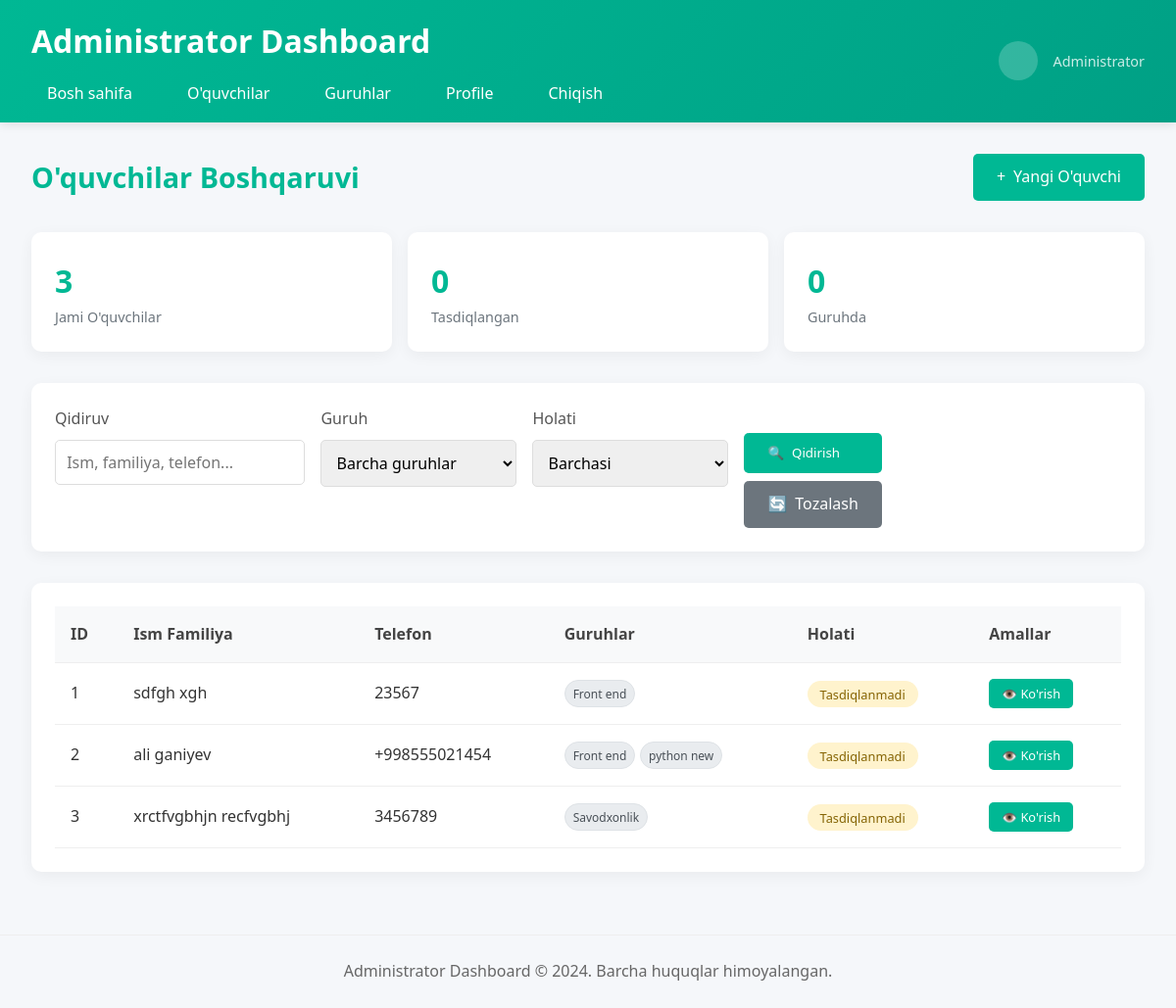
The page /administrator/admin/oquvchilar/ on the database as committed earlier.
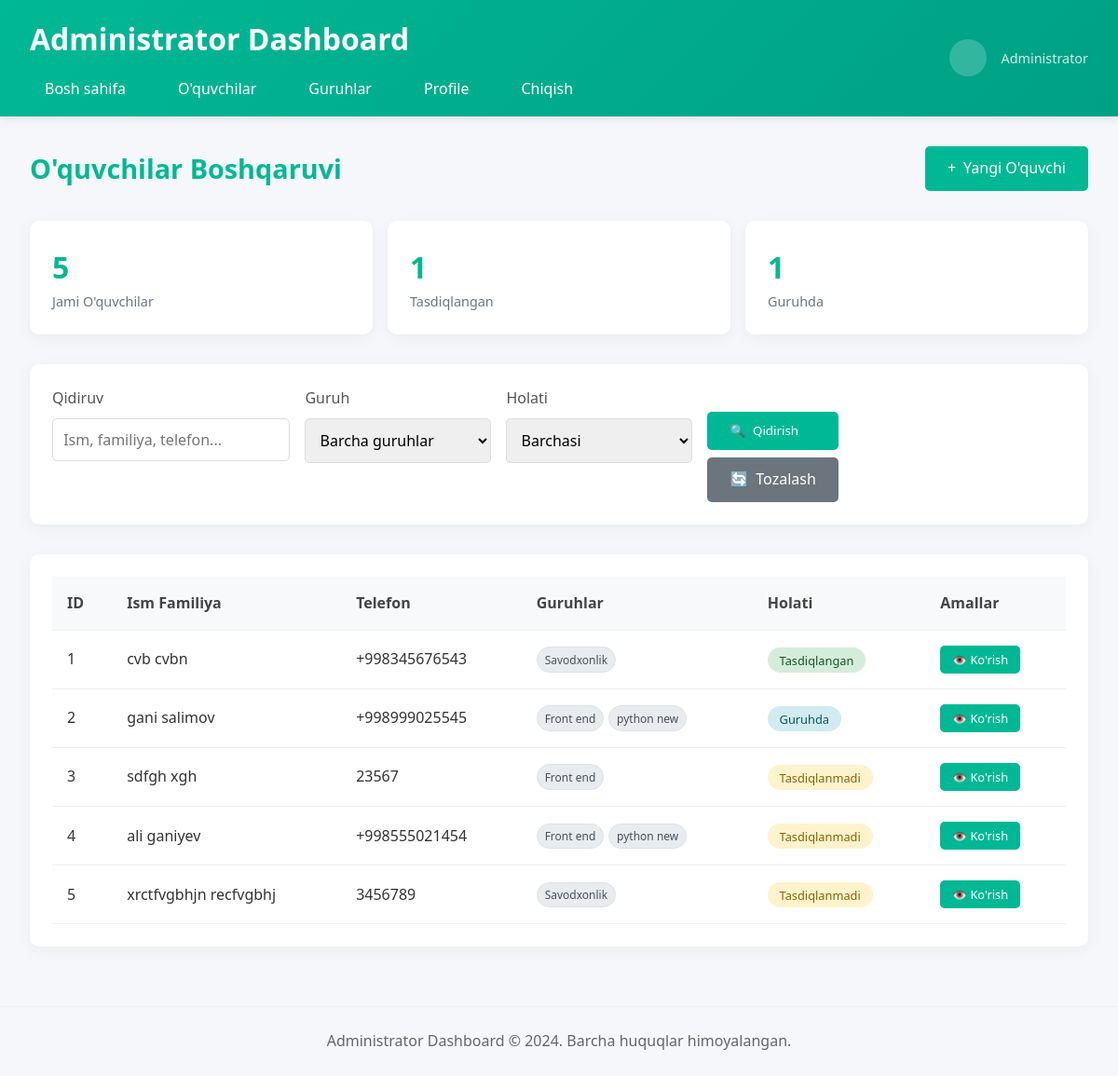
The same page on the database as committed later.
### students/models.py (models this page shows, shortened)
class Students(models.Model):
    class Status(models.TextChoices):
        APPROVED = "approved", "Tasdiqlangan"
        NOT_CONFIRMED = "not_confirmed", "Tasdiqlanmadi"
        GROUP = "group", "Grupada"
    uuid = models.UUIDField(primary_key=True, default=uuid.uuid4, editable=False)
    username = models.CharField(max_length=100)
    password = models.CharField(max_length=128)  # Hash uchun
    phone_number = models.CharField(max_length=50)
    first_name = models.CharField(max_length=100)
    last_name = models.CharField(max_length=100)
    status = models.CharField(
        max_length=30,
        choices=Status.choices,
        default=Status.NOT_CONFIRMED,
    )
    about_student = models.TextField(blank=True,default="")
    role = models.CharField(max_length=50, default="student")
    admistrator = models.CharField(max_length=100)
    created_ad = models.DateTimeField(default=timezone.now)
    groups = models.ManyToManyField(Groups, related_name="students", blank=True)

### groups/models.py (models this page shows)
class Groups(models.Model):
    class Status(models.TextChoices):
        ACTIVE = "active", "Faol"
        INACTIVE = "inactive", "Tugagan"
    title = models.CharField(max_length=50)
    teacher = models.ForeignKey(Teachers,on_delete=models.DO_NOTHING)
    group_price = models.IntegerField(default=0)
    status = models.CharField(
        max_length=30,
        choices=Status.choices,
        default=Status.ACTIVE,
    )
    hwo_created = models.CharField(max_length=100,default='admin')
    group_time = models.CharField(default="Dushanba,Chorshanba,Juma 14:00-16:00")
    created_at = models.DateTimeField(default=timezone.now)

### admistrators/views.py (the view, shortened to what this page needs)
# urls.py: path('admin/oquvchilar/', views.admin_oquvchilar, name='admin_oquvchilar'),
def admin_oquvchilar(request):
    students = Students.objects.all().order_by('-created_ad')
    groups = Groups.objects.all()
    search_query = request.GET.get('search', '')
    group_filter = request.GET.get('group', '')
    status_filter = request.GET.get('status', '')
    if group_filter:
        students = students.filter(groups__id=group_filter)
    if status_filter:
        students = students.filter(status=status_filter)
    total_students = students.count()
    approved_students = students.filter(status='approved').count()
    group_students = students.filter(status='group').count()
    context = {
        'students': students,
        'groups': groups,
        'search_query': search_query,
        'group_filter': group_filter,
        'status_filter': status_filter,
        'total_students': total_students,
        'approved_students': approved_students,
        'group_students': group_students,
    }
    return render(request, 'administrator/oquvchilar.html', context)

### templates/administrator/oquvchilar.html (shortened to what this page needs)
{% extends 'administrator/base.html' %}
{% load static %}
{% block content %}
<div class="page-header">
    <h2 class="page-title">O'quvchilar Boshqaruvi</h2>
    <a href="{% url 'student_create' %}" class="btn">
        <span>+</span> Yangi O'quvchi
    </a>
</div>
<div class="stats-container">
    <div class="stat-card">
        <div class="stat-number">{{ total_students }}</div>
        <div class="stat-label">Jami O'quvchilar</div>
    </div>
    <div class="stat-card">
        <div class="stat-number">{{ approved_students }}</div>
        <div class="stat-label">Tasdiqlangan</div>
    </div>
    <div class="stat-card">
        <div class="stat-number">{{ group_students }}</div>
        <div class="stat-label">Guruhda</div>
    </div>
</div>
<form method="GET" action="{% url 'admin_oquvchilar' %}">
    <div class="filters">
        <div class="filter-group">
            <label for="search">Qidiruv</label>
            <input type="text"
                   id="search"
                   name="search"
                   class="form-control"
                   placeholder="Ism, familiya, telefon..."
                   value="{{ search_query }}">
        </div>
        <div class="filter-group">
            <label for="group">Guruh</label>
            <select id="group" name="group" class="form-control">
                <option value="">Barcha guruhlar</option>
            </select>
        </div>
        <div class="filter-group">
            <label for="status">Holati</label>
            <select id="status" name="status" class="form-control">
                <option value="">Barchasi</option>
            </select>
        </div>
        <div class="filter-group" style="justify-content: flex-end;">
            <button type="submit" class="btn" style="margin-top: 1.7rem;">
                <span>🔍</span> Qidirish
            </button>
            <a href="{% url 'admin_oquvchilar' %}" class="btn btn-secondary" style="margin-top: 0.5rem;">
                <span>🔄</span> Tozalash
            </a>
        </div>
    </div>
</form>
<div class="table-container">
    <table>
        <thead>
            <tr>
                <th>ID</th>
                <th>Ism Familiya</th>
                <th>Telefon</th>
                <th>Guruhlar</th>
                <th>Holati</th>
                <th>Amallar</th>
            </tr>
        </thead>
        <tbody>
            {% for student in students %}
                <tr>
                    <td>{{ forloop.counter }}</td>
                    <td>{{ student.first_name }} {{ student.last_name }}</td>
                    <td>{{ student.phone_number }}</td>
                    <td>
                        <div class="groups-list">
                            {% for group in student.groups.all %}
                                <span class="group-badge">{{ group.title }}</span>
                            {% empty %}
                                <span style="color: #6c757d; font-style: italic;">Guruh yo'q</span>
                            {% endfor %}
                        </div>
                    </td>
                    <td>
                        {% if student.status == 'approved' %}
                            <span class="status-approved">Tasdiqlangan</span>
                        {% elif student.status == 'not_confirmed' %}
                            <span class="status-not_confirmed">Tasdiqlanmadi</span>
                        {% elif student.status == 'group' %}
                            <span class="status-group">Guruhda</span>
                        {% endif %}
                    </td>
                    <td>
                        <a href="{% url 'admin_student_detail' student.uuid %}" class="btn btn-sm">
                            👁️ Ko'rish
                        </a>
                    </td>
                </tr>
            {% endfor %}
        </tbody>
    </table>
</div>
{% endblock %}

Rows that differ between the two databases and show on the page:
added Students: first_name "cvb", last_name "cvbn", phone_number "+998345676543", status "Tasdiqlangan", Groups (title "Savodxonlik")
added Students: first_name "gani", last_name "salimov", phone_number "+998999025545", status "Guruhda", Groups (title "Front end"), Groups (title "python new")
Other text that changed with them:
{{ total_students }}: "3" → "5"
{{ approved_students }}: "0" → "1"
{{ group_students }}: "0" → "1"
